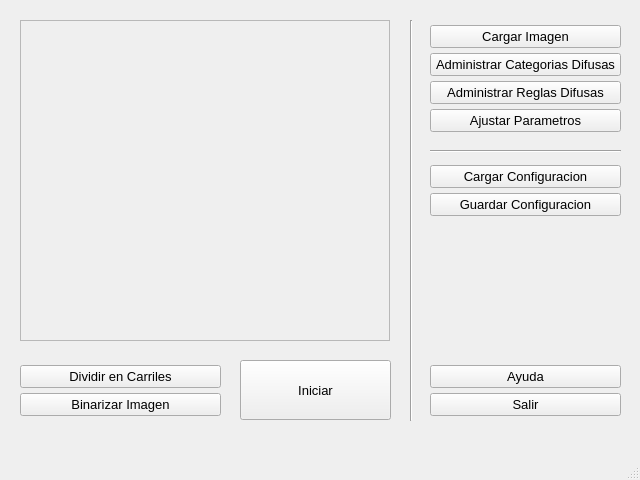
<?xml version="1.0" encoding="UTF-8"?>
<ui version="4.0">
 <class>fuzzyACO</class>
 <widget class="QMainWindow" name="fuzzyACO">
  <property name="enabled">
   <bool>true</bool>
  </property>
  <property name="geometry">
   <rect>
    <x>0</x>
    <y>0</y>
    <width>640</width>
    <height>480</height>
   </rect>
  </property>
  <property name="sizePolicy">
   <sizepolicy hsizetype="Fixed" vsizetype="Fixed">
    <horstretch>0</horstretch>
    <verstretch>0</verstretch>
   </sizepolicy>
  </property>
  <property name="minimumSize">
   <size>
    <width>640</width>
    <height>480</height>
   </size>
  </property>
  <property name="maximumSize">
   <size>
    <width>640</width>
    <height>480</height>
   </size>
  </property>
  <property name="windowTitle">
   <string>Fuzzy ACO</string>
  </property>
  <widget class="QWidget" name="centralwidget">
   <widget class="QPushButton" name="runButton">
    <property name="enabled">
     <bool>true</bool>
    </property>
    <property name="geometry">
     <rect>
      <x>240</x>
      <y>360</y>
      <width>151</width>
      <height>60</height>
     </rect>
    </property>
    <property name="sizePolicy">
     <sizepolicy hsizetype="Minimum" vsizetype="Fixed">
      <horstretch>0</horstretch>
      <verstretch>0</verstretch>
     </sizepolicy>
    </property>
    <property name="font">
     <font>
      <family>MS Shell Dlg 2</family>
      <pointsize>10</pointsize>
     </font>
    </property>
    <property name="cursor">
     <cursorShape>ArrowCursor</cursorShape>
    </property>
    <property name="text">
     <string>Iniciar</string>
    </property>
   </widget>
   <widget class="QWidget" name="verticalLayoutWidget">
    <property name="geometry">
     <rect>
      <x>430</x>
      <y>20</y>
      <width>191</width>
      <height>121</height>
     </rect>
    </property>
    <layout class="QVBoxLayout" name="topRightLayout">
     <property name="spacing">
      <number>0</number>
     </property>
     <item>
      <widget class="QPushButton" name="imageButton">
       <property name="enabled">
        <bool>true</bool>
       </property>
       <property name="font">
        <font>
         <family>MS Shell Dlg 2</family>
         <pointsize>10</pointsize>
        </font>
       </property>
       <property name="text">
        <string>Cargar Imagen</string>
       </property>
      </widget>
     </item>
     <item>
      <widget class="QPushButton" name="fuzzyCategoryButton">
       <property name="enabled">
        <bool>true</bool>
       </property>
       <property name="font">
        <font>
         <family>MS Shell Dlg 2</family>
         <pointsize>10</pointsize>
        </font>
       </property>
       <property name="text">
        <string>Administrar Categorias Difusas</string>
       </property>
      </widget>
     </item>
     <item>
      <widget class="QPushButton" name="fuzzyRuleButton">
       <property name="enabled">
        <bool>true</bool>
       </property>
       <property name="sizePolicy">
        <sizepolicy hsizetype="Minimum" vsizetype="Fixed">
         <horstretch>0</horstretch>
         <verstretch>0</verstretch>
        </sizepolicy>
       </property>
       <property name="font">
        <font>
         <family>MS Shell Dlg 2</family>
         <pointsize>10</pointsize>
        </font>
       </property>
       <property name="text">
        <string>Administrar Reglas Difusas</string>
       </property>
      </widget>
     </item>
     <item>
      <widget class="QPushButton" name="parameterButton">
       <property name="enabled">
        <bool>true</bool>
       </property>
       <property name="sizePolicy">
        <sizepolicy hsizetype="Minimum" vsizetype="Fixed">
         <horstretch>0</horstretch>
         <verstretch>0</verstretch>
        </sizepolicy>
       </property>
       <property name="font">
        <font>
         <family>MS Shell Dlg 2</family>
         <pointsize>10</pointsize>
        </font>
       </property>
       <property name="text">
        <string>Ajustar Parametros</string>
       </property>
      </widget>
     </item>
    </layout>
   </widget>
   <widget class="QWidget" name="verticalLayoutWidget_2">
    <property name="geometry">
     <rect>
      <x>430</x>
      <y>360</y>
      <width>191</width>
      <height>61</height>
     </rect>
    </property>
    <layout class="QVBoxLayout" name="bottomRightLayout">
     <property name="spacing">
      <number>0</number>
     </property>
     <item>
      <widget class="QPushButton" name="helpButton">
       <property name="enabled">
        <bool>true</bool>
       </property>
       <property name="sizePolicy">
        <sizepolicy hsizetype="Minimum" vsizetype="Fixed">
         <horstretch>0</horstretch>
         <verstretch>0</verstretch>
        </sizepolicy>
       </property>
       <property name="font">
        <font>
         <family>MS Shell Dlg 2</family>
         <pointsize>10</pointsize>
        </font>
       </property>
       <property name="cursor">
        <cursorShape>ArrowCursor</cursorShape>
       </property>
       <property name="text">
        <string>Ayuda</string>
       </property>
      </widget>
     </item>
     <item>
      <widget class="QPushButton" name="exitButton">
       <property name="enabled">
        <bool>true</bool>
       </property>
       <property name="sizePolicy">
        <sizepolicy hsizetype="Minimum" vsizetype="Fixed">
         <horstretch>0</horstretch>
         <verstretch>0</verstretch>
        </sizepolicy>
       </property>
       <property name="font">
        <font>
         <family>MS Shell Dlg 2</family>
         <pointsize>10</pointsize>
        </font>
       </property>
       <property name="cursor">
        <cursorShape>ArrowCursor</cursorShape>
       </property>
       <property name="text">
        <string>Salir</string>
       </property>
      </widget>
     </item>
    </layout>
   </widget>
   <widget class="Line" name="verticalLine">
    <property name="geometry">
     <rect>
      <x>410</x>
      <y>20</y>
      <width>3</width>
      <height>401</height>
     </rect>
    </property>
    <property name="orientation">
     <enum>Qt::Vertical</enum>
    </property>
   </widget>
   <widget class="QWidget" name="verticalLayoutWidget_3">
    <property name="geometry">
     <rect>
      <x>20</x>
      <y>360</y>
      <width>201</width>
      <height>61</height>
     </rect>
    </property>
    <layout class="QVBoxLayout" name="bottomLeftLayout">
     <property name="spacing">
      <number>0</number>
     </property>
     <item>
      <widget class="QPushButton" name="laneButton">
       <property name="enabled">
        <bool>true</bool>
       </property>
       <property name="sizePolicy">
        <sizepolicy hsizetype="Minimum" vsizetype="Fixed">
         <horstretch>0</horstretch>
         <verstretch>0</verstretch>
        </sizepolicy>
       </property>
       <property name="font">
        <font>
         <family>MS Shell Dlg 2</family>
         <pointsize>10</pointsize>
        </font>
       </property>
       <property name="cursor">
        <cursorShape>ArrowCursor</cursorShape>
       </property>
       <property name="text">
        <string>Dividir en Carriles</string>
       </property>
      </widget>
     </item>
     <item>
      <widget class="QPushButton" name="binaryButton">
       <property name="enabled">
        <bool>true</bool>
       </property>
       <property name="sizePolicy">
        <sizepolicy hsizetype="Minimum" vsizetype="Fixed">
         <horstretch>0</horstretch>
         <verstretch>0</verstretch>
        </sizepolicy>
       </property>
       <property name="font">
        <font>
         <family>MS Shell Dlg 2</family>
         <pointsize>10</pointsize>
        </font>
       </property>
       <property name="cursor">
        <cursorShape>ArrowCursor</cursorShape>
       </property>
       <property name="text">
        <string>Binarizar Imagen</string>
       </property>
      </widget>
     </item>
    </layout>
   </widget>
   <widget class="QScrollArea" name="imageArea">
    <property name="geometry">
     <rect>
      <x>20</x>
      <y>20</y>
      <width>370</width>
      <height>321</height>
     </rect>
    </property>
    <property name="widgetResizable">
     <bool>true</bool>
    </property>
    <widget class="QWidget" name="imageContents">
     <property name="geometry">
      <rect>
       <x>0</x>
       <y>0</y>
       <width>368</width>
       <height>319</height>
      </rect>
     </property>
     <widget class="QLabel" name="imageLabel">
      <property name="geometry">
       <rect>
        <x>0</x>
        <y>0</y>
        <width>370</width>
        <height>320</height>
       </rect>
      </property>
      <property name="text">
       <string/>
      </property>
      <property name="scaledContents">
       <bool>false</bool>
      </property>
      <property name="alignment">
       <set>Qt::AlignCenter</set>
      </property>
     </widget>
    </widget>
   </widget>
   <widget class="QWidget" name="verticalLayoutWidget_4">
    <property name="geometry">
     <rect>
      <x>430</x>
      <y>160</y>
      <width>191</width>
      <height>61</height>
     </rect>
    </property>
    <layout class="QVBoxLayout" name="middleRightLayout">
     <property name="spacing">
      <number>0</number>
     </property>
     <item>
      <widget class="QPushButton" name="loadConfigurationButton">
       <property name="enabled">
        <bool>true</bool>
       </property>
       <property name="sizePolicy">
        <sizepolicy hsizetype="Minimum" vsizetype="Fixed">
         <horstretch>0</horstretch>
         <verstretch>0</verstretch>
        </sizepolicy>
       </property>
       <property name="font">
        <font>
         <family>MS Shell Dlg 2</family>
         <pointsize>10</pointsize>
        </font>
       </property>
       <property name="cursor">
        <cursorShape>ArrowCursor</cursorShape>
       </property>
       <property name="text">
        <string>Cargar Configuracion</string>
       </property>
      </widget>
     </item>
     <item>
      <widget class="QPushButton" name="saveConfigurationButton">
       <property name="enabled">
        <bool>true</bool>
       </property>
       <property name="sizePolicy">
        <sizepolicy hsizetype="Minimum" vsizetype="Fixed">
         <horstretch>0</horstretch>
         <verstretch>0</verstretch>
        </sizepolicy>
       </property>
       <property name="font">
        <font>
         <family>MS Shell Dlg 2</family>
         <pointsize>10</pointsize>
        </font>
       </property>
       <property name="cursor">
        <cursorShape>ArrowCursor</cursorShape>
       </property>
       <property name="text">
        <string>Guardar Configuracion</string>
       </property>
      </widget>
     </item>
    </layout>
   </widget>
   <widget class="Line" name="horizontalLine">
    <property name="geometry">
     <rect>
      <x>430</x>
      <y>150</y>
      <width>191</width>
      <height>3</height>
     </rect>
    </property>
    <property name="orientation">
     <enum>Qt::Horizontal</enum>
    </property>
   </widget>
  </widget>
  <widget class="QMenuBar" name="menubar">
   <property name="geometry">
    <rect>
     <x>0</x>
     <y>0</y>
     <width>640</width>
     <height>21</height>
    </rect>
   </property>
  </widget>
  <widget class="QStatusBar" name="statusbar">
   <property name="enabled">
    <bool>true</bool>
   </property>
   <property name="font">
    <font>
     <family>MS Shell Dlg 2</family>
     <pointsize>10</pointsize>
    </font>
   </property>
  </widget>
 </widget>
 <resources/>
 <connections/>
</ui>
